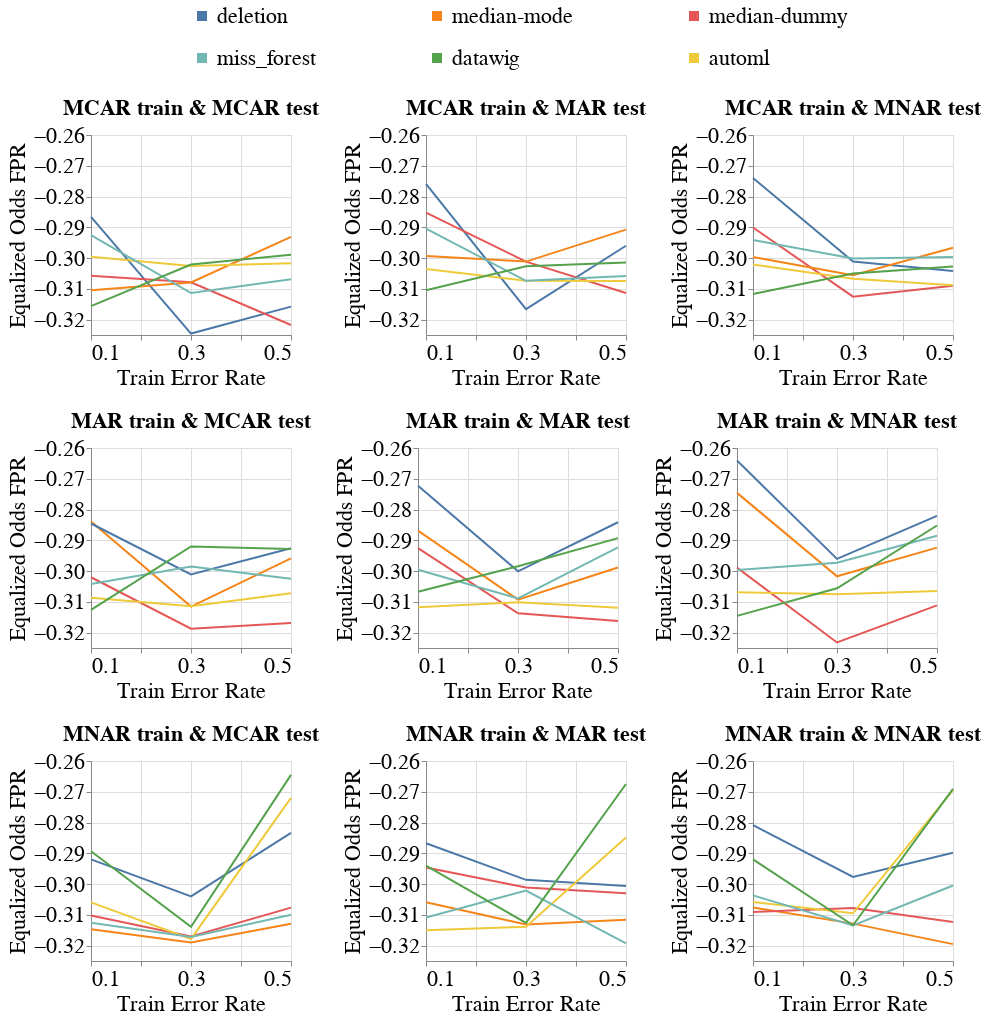

The cell this chart's notebook holds for it:
### Markdown cell above
### Disparity Metrics

### Code cell
create_exp2_line_bands_for_diff_imputers(dataset_name=DATASET_NAME,
                                         model_name='mlp_clf',
                                         metric_name='Equalized_Odds_FPR',
                                         db_client=db_client,
                                         group=SENSITIVE_ATTR_FOR_DISPARITY_METRICS,
                                         with_band=False)
